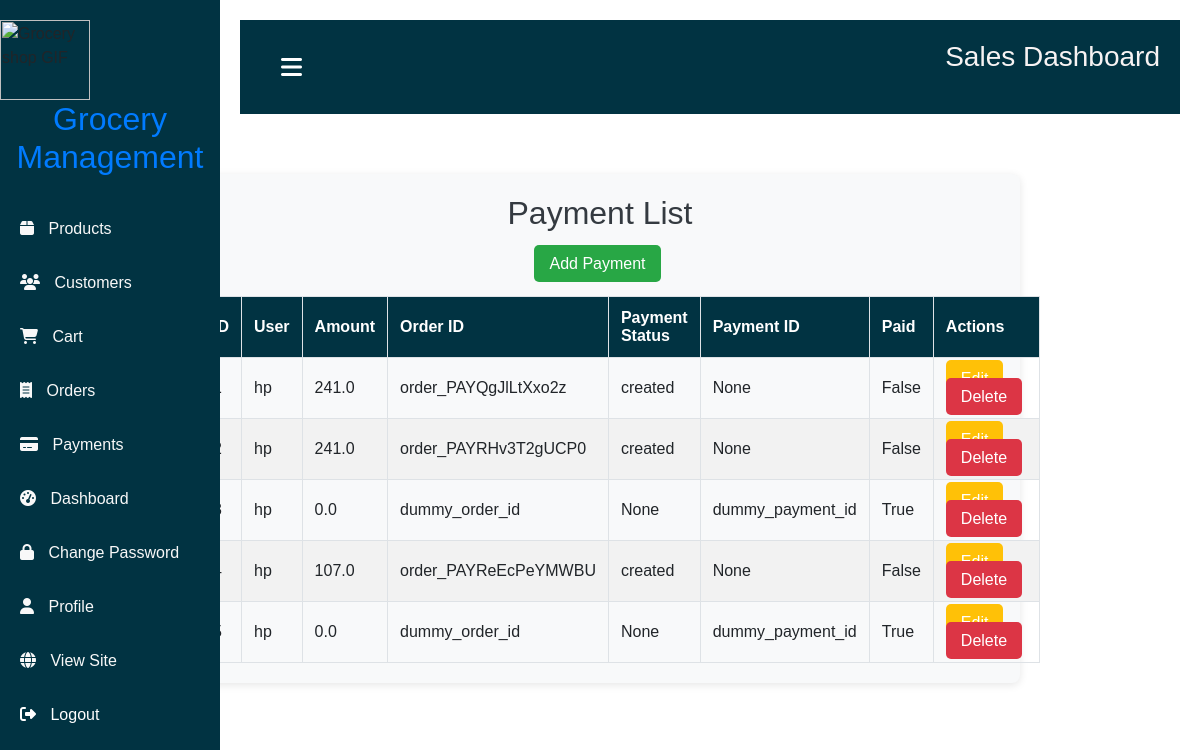
The page /payments/ on the database its author committed.
### app/models.py (models this page shows)
class Payment(models.Model):
    user=models.ForeignKey(User,on_delete=models.CASCADE)
    amount=models.FloatField()
    razorpay_order_id=models.CharField(max_length=100,blank=True,null=True)
    razorpay_payment_status=models.CharField(max_length=100,blank=True,null=True)
    razorpay_payment_id=models.CharField(max_length=100,blank=True,null=True)
    paid=models.BooleanField(default=False)

### app/views.py (the view)
# urls.py: path('payments/', payment_list, name='payment_list'),
def payment_list(request):
    payments = Payment.objects.all()
    return render(request, 'admin/payment_list.html', {'payments': payments})

### app/templates/admin/payment_list.html (shortened to what this page needs)
{% block content %}
<div class="sidebar">
    {% include 'admin/sidebar.html' %}
</div>
<div class="form-container">
    <h2>Payment List</h2>
    <div class="button-container">
        <a href="{% url 'payment_add' %}" class="button add-button">Add Payment</a>
    </div>
    <table>
        <thead>
            <tr>
                <th>ID</th>
                <th>User</th>
                <th>Amount</th>
                <th>Order ID</th>
                <th>Payment Status</th>
                <th>Payment ID</th>
                <th>Paid</th>
                <th>Actions</th>
            </tr>
        </thead>
        <tbody>
            {% for payment in payments %}
            <tr>
                <td>{{ payment.id }}</td>
                <td>{{ payment.user }}</td>
                <td>{{ payment.amount }}</td>
                <td>{{ payment.razorpay_order_id }}</td>
                <td>{{ payment.razorpay_payment_status }}</td>
                <td>{{ payment.razorpay_payment_id }}</td>
                <td>{{ payment.paid }}</td>
                <td>
                    <a href="{% url 'payment_edit' payment.id %}" class="button edit">Edit</a>
                    <a href="{% url 'payment_delete' payment.id %}" class="button delete" onclick="return confirm('Are you sure you want to delete this payment?');">Delete</a>
                </td>
            </tr>
            {% endfor %}
        </tbody>
    </table>
</div>
{% endblock %}

### app/static/app/styles.css (style rules this page uses)
body { font-family: Arial, sans-serif; margin: 0; padding-top:40%; }
h2 { color: #35424a; }
table { width: 100%; border-collapse: collapse; margin-top: 20px; }
table, th, td { border: 1px solid #ccc; }
th { background: #35424a; color: #ffffff; padding: 10px; }
td { padding: 10px; }
.button { background: #35424a; color: #ffffff; padding: 10px 15px; text-decoration: none; border: none; cursor: pointer; border-radius: 5px; }
.edit { background: #f39c12; }
.delete { background: #e74c3c; }

### app/templates/admin/sidebar.html (style rules this page uses)
body { margin: 0; padding: 0; font-family: Arial, sans-serif; }

### app/templates/admin/payment_list.html (style rules this page uses)
.form-container { margin: 20px 15%; padding: 20px; text-align: center; background-color: #f8f9fa; border-radius: 8px; box-shadow: 0 2px 8px rgba(0, 0, 0, 0.1); }
.form-container h2 { color: #343a40; margin-bottom: 20px; }
.button-container { margin-bottom: 20px; }
table { width: 100%; border-collapse: collapse; margin-top: 20px; }
th, td { padding: 12px; text-align: left; border: 1px solid #dee2e6; }
th { background-color: #013342; color: white; font-weight: bold; }
tr:nth-child(even) { background-color: #f2f2f2; }
.button { background-color: #28a745; color: white; padding: 10px 15px; text-decoration: none; border-radius: 5px; transition: background-color 0.3s; margin-right: 5px; }
.edit { background-color: #ffc107; }
.delete { background-color: #dc3545; }

### rows shown on the page
Payment: user "hp", amount "241.0", razorpay_order_id "order_PAYQgJlLtXxo2z", razorpay_payment_status "created", razorpay_payment_id "None", paid "False"
Payment: user "hp", amount "241.0", razorpay_order_id "order_PAYRHv3T2gUCP0", razorpay_payment_status "created", razorpay_payment_id "None", paid "False"
Payment: user "hp", amount "0.0", razorpay_order_id "dummy_order_id", razorpay_payment_status "None", razorpay_payment_id "dummy_payment_id", paid "True"
Payment: user "hp", amount "107.0", razorpay_order_id "order_PAYReEcPeYMWBU", razorpay_payment_status "created", razorpay_payment_id "None", paid "False"
Payment: user "hp", amount "0.0", razorpay_order_id "dummy_order_id", razorpay_payment_status "None", razorpay_payment_id "dummy_payment_id", paid "True"
